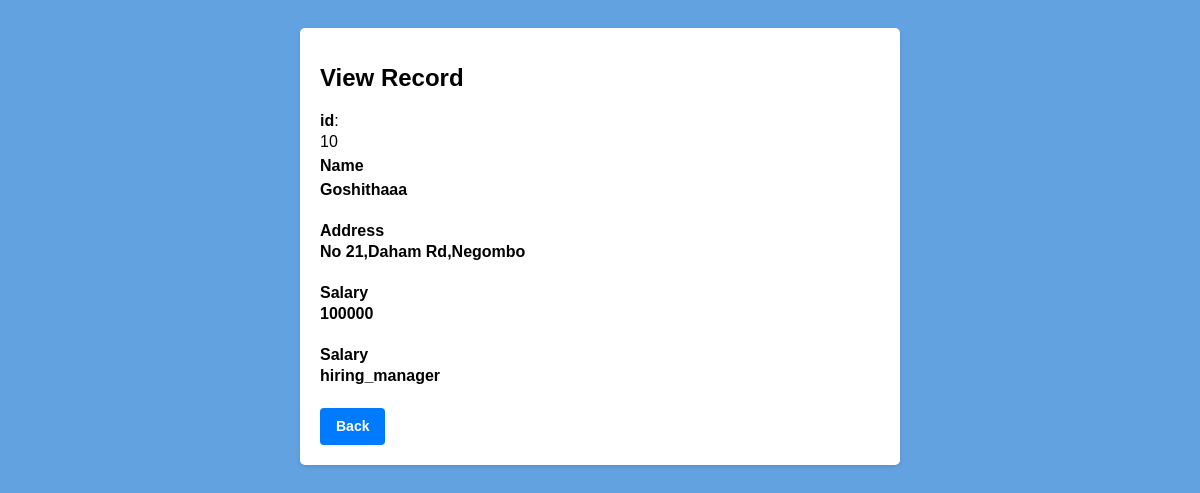
Screenshot of /php/viewemployee.php?id=10 with the database file from the repository.
### tables this page shows
CREATE TABLE `employee` (
  `eid` int(11) NOT NULL,
  `Ename` varchar(100) NOT NULL,
  `Eaddress` varchar(200) NOT NULL,
  `salary` int(30) NOT NULL,
  `Eposition` varchar(100) NOT NULL
);

### php/viewemployee.php (the view, shortened to what this page needs)
<?php
if(isset($_GET["id"]) && !empty(trim($_GET["id"]))){
    require_once "config.php";
    if (isset($_GET['id'])) {
        $eid = $_GET['id'];
        $query = "SELECT * FROM `employee` WHERE `eid` = '$eid'";
        $result = mysqli_query($conn, $query);
        if ($result && mysqli_num_rows($result) > 0) {
            $EmployeeData = mysqli_fetch_assoc($result);
        }
    }
}
?>
<!DOCTYPE html>
<html lang="en">
<head>
    <link rel="stylesheet" href="../css/viewEmployeestyle.css">
</head>
<body>
    <div class="wrapper">
        <div class="container">
            <div class="row">
                <div class="col-md-12">
                    <h1 class="mt-5 mb-3">View Record</h1>
                    <div class="form-group">
                      <b>  id</b>:
                        <p><?php echo $EmployeeData["eid"];?>
                       <br> <label>Name</label><br>
                        <p><b><?php echo $EmployeeData["Ename"]; ?></b></p>
                    </div>
                    <div class="form-group">
                        <label>Address</label>
                        <p><b><?php echo $EmployeeData["Eaddress"]; ?></b></p>
                    </div>
                    <div class="form-group">
                        <label>Salary</label>
                        <p><b><?php echo $EmployeeData["salary"]; ?></b></p>
                    </div>
                    <div class="form-group">
                        <label>Salary</label>
                        <p><b><?php echo $EmployeeData["Eposition"]; ?></b></p>
                    </div>
                    <p><a href="system.php" class="btn btn-primary">Back</a></p>
                </div>
            </div>
        </div>
    </div>
</body>
</html>

### css/viewEmployeestyle.css (style rules this page uses)
body { background-color: #63a2e0; font-family: Arial, sans-serif; }
.wrapper { max-width: 600px; margin: 0 auto; padding: 20px; }
.container { background-color: #fff; padding: 20px; border-radius: 5px; box-shadow: 0 2px 4px rgba(0, 0, 0, 0.1); }
h1 { font-size: 24px; margin-bottom: 20px; }
label { font-weight: bold; }
.btn { display: inline-block; padding: 8px 16px; font-size: 14px; font-weight: bold; text-decoration: none; color: #fff; background-color: #007bff; border: none; border-radius: 4px; }
.btn-primary { background-color: #007bff; }
.form-group { margin-bottom: 20px; }
p { margin: 0; line-height: 1.5; }

### rows the page displays
employee: eid "10", Ename "Goshithaaa", Eaddress "No 21,Daham Rd,Negombo", salary "100000", Eposition "hiring_manager"
